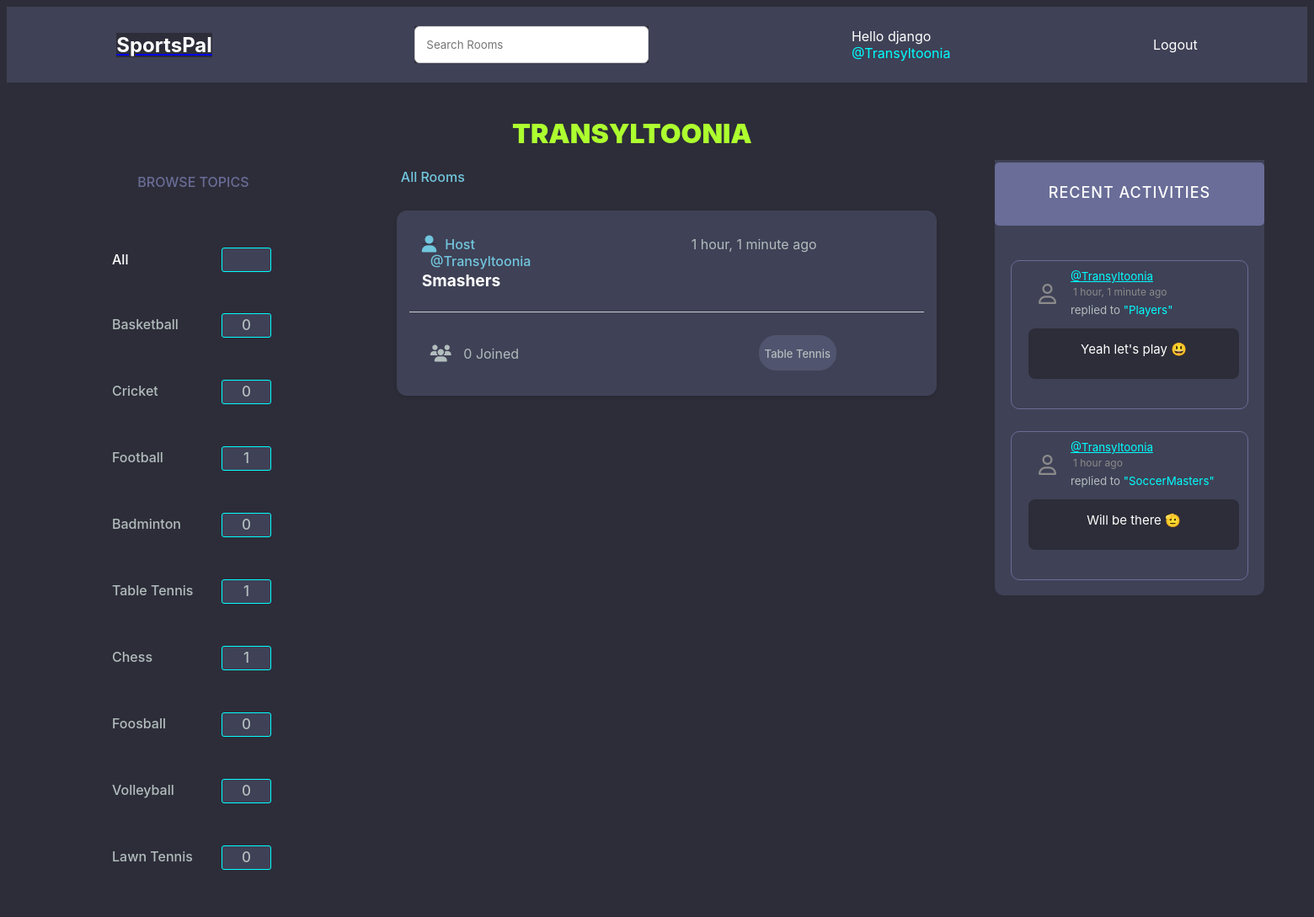
/profile/14/ (signed in), run on the app's committed database.
### base/models.py (models this page shows, shortened)
class Topic(models.Model):
    name = models.CharField(max_length=200)

class Room(models.Model):
    host = models.ForeignKey(User, on_delete=models.SET_NULL, null=True)
    topic = models.ForeignKey(Topic, on_delete=models.SET_NULL, null=True)
    name = models.CharField(max_length=200)
    description = models.TextField(null = True, blank = True)
    participants = models.ManyToManyField(User, related_name='participants', blank=True)
    updated = models.DateTimeField(auto_now=True)
    created = models.DateTimeField(auto_now_add=True)
    class Meta:
        ordering = ('-updated','-created')
    def __str__(self):
        return self.name

class Message(models.Model):
    user = models.ForeignKey(User, on_delete=models.CASCADE)
    room = models.ForeignKey(Room, on_delete=models.CASCADE)
    body = models.TextField()
    updated = models.DateTimeField(auto_now=True)
    created = models.DateTimeField(auto_now_add=True)
    def __str__(self):
        return self.body[0:50]

### base/views.py (the view)
# urls.py: path("profile/<str:pk>/", views.userProfile, name="user-profile"),
def userProfile(request,pk):
    user = User.objects.get(id=pk)
    rooms = user.room_set.all()
    room_messages = user.message_set.all()
    topics = Topic.objects.all()
    context = {'user':user,'rooms':rooms,'room_messages':room_messages,'topics':topics}
    return render(request,'base/profile.html',context)

### base/templates/base/profile.html (shortened to what this page needs)
{% extends 'main.html' %}
{%block content%}
<h1  style="position: relative;top:20px; left: 600px;text-transform: uppercase;color:greenyellow;font-weight: 900;">{{user.username}} </h1>
<div class = "profile-container">
    <div>
        {% include 'base/topics_component.html' %}
    <div>
        {% include 'base/feed_component.html' %}
    </div>
    <div>
        {% include 'base/activity_component.html' %}
    </div>
{%endblock content%}

### templates/navbar.html
{% load static %}
{% block css %}
    <link rel="stylesheet" type="text/css" href="{% static 'styles/navbar.css' %}">
{% endblock %}
<div class="navbar" style="background-color:#3f4156;z-index: 20;">
    <div class="logo" style="background-color:#3f4156;">
        <a href="/"> <h1 style = "color: white;" style = "background-color:#3f4156; text-decoration: none;">SportsPal</h1></a>
    </div>
    <div class="search_bar">
        <form method = "GET" action="{% url 'home' %}">
            <input type = "text" name = "q" placeholder = "Search Rooms" />
        </form>
    </div>
    {% if request.user.is_authenticated %}
    <div class="profile">
        <p style="color: white;background-color:#3f4156;"> Hello {{request.user}}</p>
        <p style="background-color:#3f4156;"><a href = "{'% url 'base/profile.html' message.user.id %} " style="background-color:#3f4156;text-decoration: none;color:aqua;">@{{user.username}}</a></p>
    </div>
    <div class="logout">
        <a href = "{% url 'logout' %}" style="background-color:#3f4156;">Logout</a>
    </div>
    {% else %}
    <div class="login">
        <a href = "{% url 'login' %}" style = "background-color:#3f4156;text-decoration: none;"><i class="fa-solid fa-right-to-bracket fa-shake fa-lg" style="position: relative; right: 10px;;"></i>Login</a>
    </div>
    {% endif %}
</div>

### base/templates/base/topics_component.html (shortened to what this page needs)
{% load static %}
{% block css %}
    <link rel="stylesheet" type="text/css" href="{% static 'styles/topics_component.css' %}">
{% endblock %}
<h3 class = "Topics" style = "color: #696d97; text-transform: uppercase;top:10px;">Browse Topics</h3>
<div class = "All">
    <p><a href="{% url 'home' %}"  style="color: white; text-decoration: none;"><div>All</div></a> <span id = "total">{{room_count}}</span></p>
</div>
<div class = "items_all">
    {% for topic in topics %}
        <div class = "List">
            <a href="{% url 'home' %}?q={{topic.name}}">{{topic.name}}
            <div id="count_div">
                <span id = "count">{{topic.room_set.all.count}}</span></a>
            </div>
        </div>
    {% endfor %}

### base/templates/base/feed_component.html (shortened to what this page needs)
{% load static %}
{% block css %}
    <link rel="stylesheet" type="text/css" href="{% static 'styles/feed_component.css' %}">
    <link href="{% static 'fontawesomefree/css/fontawesome.css' %}" rel="stylesheet" type="text/css">
    <link href="{% static 'fontawesomefree/css/brands.css' %}" rel="stylesheet" type="text/css">
    <link href="{% static 'fontawesomefree/css/solid.css' %}" rel="stylesheet" type="text/css">
{% endblock %}
<div style="position: relative;top:20px;z-index: 10;left:25px;color:#71c6dd;font-weight: 500;"> All Rooms</div>
<div class = "sports-rooms">
    {% for room in rooms %}
        <div class = "room_feat">
            <div id="host">
                <a href="{% url 'user-profile' room.host.id %}"style="background-color:#3f4156;z-index: 30;"><i class="fa-solid fa-user fa-lg" style="position: relative;right:10px;"></i>Host @{{room.host.username}}</a>
            </div>
            <div style = "background-color: #3f4156;" id = "timer">
                {{room.created|timesince}} ago
            </div>
                <div id="room_name">
                    <h5 style = "background-color: #3f4156;"><a href = "{% url 'room' room.id %}" style="background-color:#3f4156;">{{room.name}}</a></h5>
                </div>
                <hr style="position:relative;top :90px">
                <div style = "background-color: #3f4156;" id ="participants_num"><i class="fa-solid fa-users fa-lg"style="position:relative;right:10px;"></i>
                    {{room.participants.all.count}} Joined
                </div>
                <div id="topic_name">
                    <p style="background-color: #51546e;;">{{room.topic.name}}</p>
                </div>
        </div>
    {% endfor %}
</div>

### base/templates/base/activity_component.html (shortened to what this page needs)
{% load static %}
{% block css %}
    <link rel="stylesheet" type="text/css" href="{% static 'styles/activity_component.css' %}">
    <link href="{% static 'fontawesomefree/css/fontawesome.css' %}" rel="stylesheet" type="text/css">
    <link href="{% static 'fontawesomefree/css/brands.css' %}" rel="stylesheet" type="text/css">
    <link href="{% static 'fontawesomefree/css/solid.css' %}" rel="stylesheet" type="text/css">
{% endblock %}
<div class="block_layout">
    <div class="recent_activities">
        <h3> recent activities</h3>
    </div>
    {% for message in room_messages %}
    <div class = "box">
        <small >
            <div id="username">
                <a href = "{'% url 'user-profile' message.user.id %}" style="background-color: #3f4156;color: cyan; width:200px">@{{message.user}}</a>
            </div>
            <div id="time" style="color: #8b8b8b; font-size: 12px; margin:3px; width:200px;">
                {{message.created|timesince}} ago
            </div>
        </small>
        <div id="sender">
            <small style="background-color: #3f4156; color:#b2bdbd; width: 200px;">replied to <tag style="background-color: #3f4156; color:cyan">"{{message.room}}"</tag></small>
        </div>
        <div id="message" style="position: relative;top:8px;">
            <p>{{message}}</p>
        </div>
    </div>
    {% endfor %}
</div>

### static/styles/main.css (style rules this page uses)
* { background-color: #2d2d39;; }

### static/styles/navbar.css (style rules this page uses)
.navbar { display: flex; background-color:#3f4156; align-items: center; justify-content: space-around; text-decoration: none; padding: 10px; height: 70px; }
.navbar div { background-color:#3f4156 ; color: white; }
.logo h1 { margin: 0; font-size: 24px; font-weight: bold; text-decoration: none; }
.search_bar input[type="text"] { background-color: white; background-image: url('searchicon.png'); background-position: 10px 10px; background-repeat: no-repeat; border : 8px solid #3f4156; padding: 13px; width: 250px; border-radius: 6px; border: 1px solid #ccc; }
.profile p { margin: 0; }
.logout a { text-decoration: none; color: white; }

### static/styles/topics_component.css (style rules this page uses)
* { font-family: "DM Sans", -apple-system, BlinkMacSystemFont, "Segoe UI", Roboto, Oxygen, Ubuntu, Cantarell, "Open Sans", "Helvetica Neue", sans-serif; }
.Topics { position: relative; top : 50px; text-align: center; font-weight: 500; font-family: "DM Sans", -apple-system, BlinkMacSystemFont, "Segoe UI", Roboto, Oxygen, Ubuntu, Cantarell, "Open Sans", "Helvetica Neue", sans-serif; box-sizing: border-box; text-rendering: optimizeLegibility; font-size: inherit; }
.List, .All { display: flex; flex-direction: column; align-items: left; padding-left: 120px; }
.List a , .All { align-items: left; margin: 5px; font-weight: 500; color : #b2bdbd; text-decoration: none; width: 100px; }
#count,#total { display: inline-block; height: 20px; width: 50px; background-color: #3f4156; margin: 10px; border-radius: 3px; align-items: center; padding: 3.5px; text-align: center; border: 0.8px solid cyan; font-size: 17px; }
#count_div { position: relative; left: 120px; bottom: 38px; width: 100px; }
.All div { position: relative; top : 34px; }
#total { position: relative; left : 120px; }
div .List { width: 100px; }

### static/styles/feed_component.css (style rules this page uses)
.room_feat { display: flex; flex-direction: column; background-color: #fff; border-radius: 20px solid black; padding: 15px; box-shadow: 0 2px 4px rgba(0, 0, 0, 0.1); margin: 20px; border-radius: 12px; height: 190px; }
#host a { background-color: #3f4156; color: #fff; padding: 5px 10px; border-radius: 5px; text-align: center; text-decoration: none; margin-bottom: 5px; z-index: 20; }
#room_name a { color: white; text-decoration: none; transition: color 0.3s; }
hr { border: none; border-top: 1px solid #ccc; margin: 15px 0; }
.sports-rooms { border-radius: 50px; }
.room_feat { position: relative; top: 50px; background-color: #3f4156; }
#host,#edit,#delete,#room_name,#topic_name { background-color: #3f4156; }
#host a { font-family: "DM Sans", -apple-system, BlinkMacSystemFont, "Segoe UI", Roboto, Oxygen, Ubuntu, Cantarell, "Open Sans", "Helvetica Neue", sans-serif; margin: 0; padding: 0; box-sizing: border-box; text-rendering: optimizeLegibility; color:#71c6dd; font-size: inherit; font-weight: 500; }
#host { position: absolute; top : 30px; left:40px; z-index: 9; width : 150px; }
#timer { margin: 10px; position: absolute; top : 20px; left: 340px; width: 190px; color: #b2bdbd; }
#room_name { position: absolute; top : 40px; left : 30px; width : 190px; height: 80px; bottom: 28px; font-family: "DM Sans", -apple-system, BlinkMacSystemFont, "Segoe UI", Roboto, Oxygen, Ubuntu, Cantarell, "Open Sans", "Helvetica Neue", sans-serif; font-size: 23px; font-weight: 500; color: #e5e5e5; }
#topic_name { display: inline-block; position: absolute; bottom: 30px; left: 430px; width: 90px; font-size: medium; text-align: center; margin-top: 0px; background-color: #51546e; border-radius: 20px; font-size: 13px; border: 1px solid #51546e; color: #b2bdbd; height:40px; font-weight: 500; }
#participants_num { position: absolute; top : 160px; left: 50px; width : 120px; color: #b2bdbd; }
div .sports-rooms { position: relative; bottom: 20px; }

### base/templates/base/profile.html (style rules this page uses)
.profile-container { display: grid; grid-template-columns: 1.3fr 2fr 1fr; }

### data on the page
Topic: name "Basketball", room_set.all.count "0"
Topic: name "Cricket", room_set.all.count "0"
Topic: name "Football", room_set.all.count "1"
Topic: name "Badminton", room_set.all.count "0"
Topic: name "Table Tennis", room_set.all.count "1"
Topic: name "Chess", room_set.all.count "1"
Topic: name "Foosball", room_set.all.count "0"
Topic: name "Volleyball", room_set.all.count "0"
Topic: name "Lawn Tennis", room_set.all.count "0"
Room: host.username "Transyltoonia", created "1 hour, 1 minute", name "Smashers", participants.all.count "0", topic.name "Table Tennis"
Message: user "Transyltoonia", created "1 hour, 1 minute", room "Players", body "Yeah let's play 😃"
Message: user "Transyltoonia", created "1 hour", room "SoccerMasters", body "Will be there 🫡"

### other printed values
{{ request.user }} "django"
{{ user.username }} "Transyltoonia"
{{ user.username }} "TRANSYLTOONIA"
